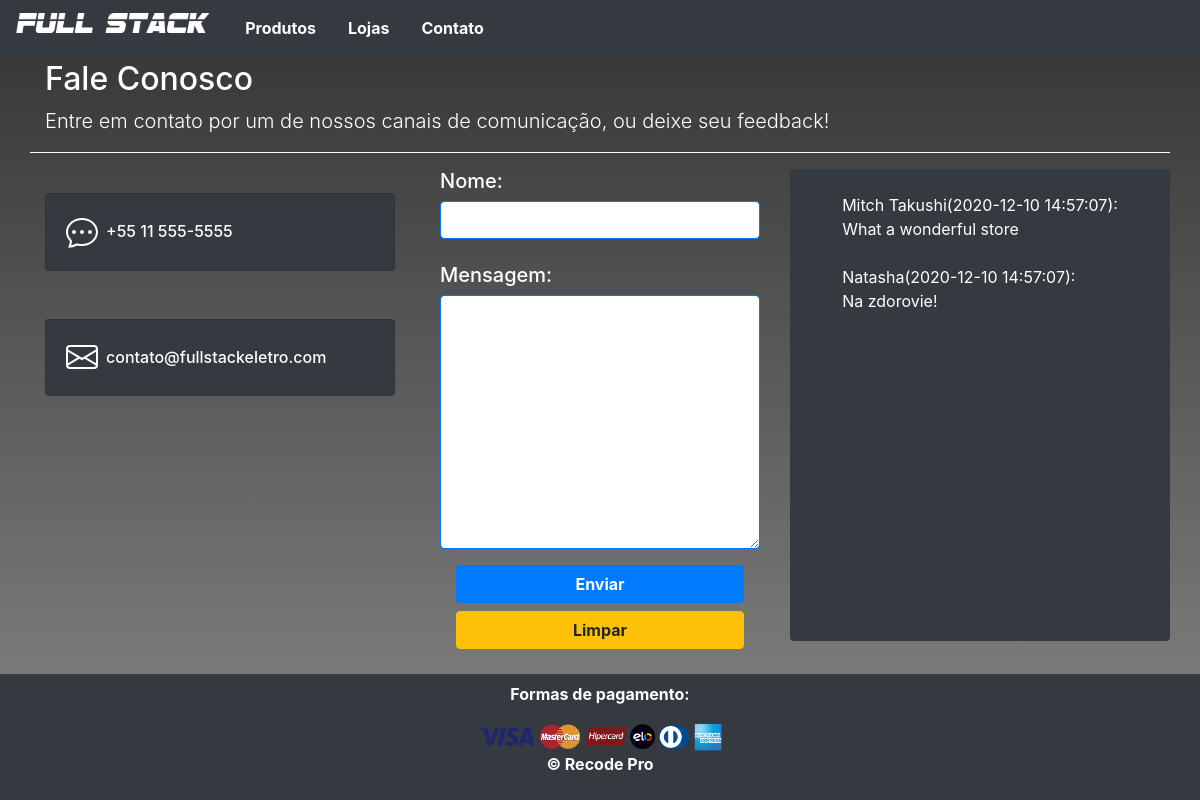
/contato.php, run on an earlier commit of the app's database.
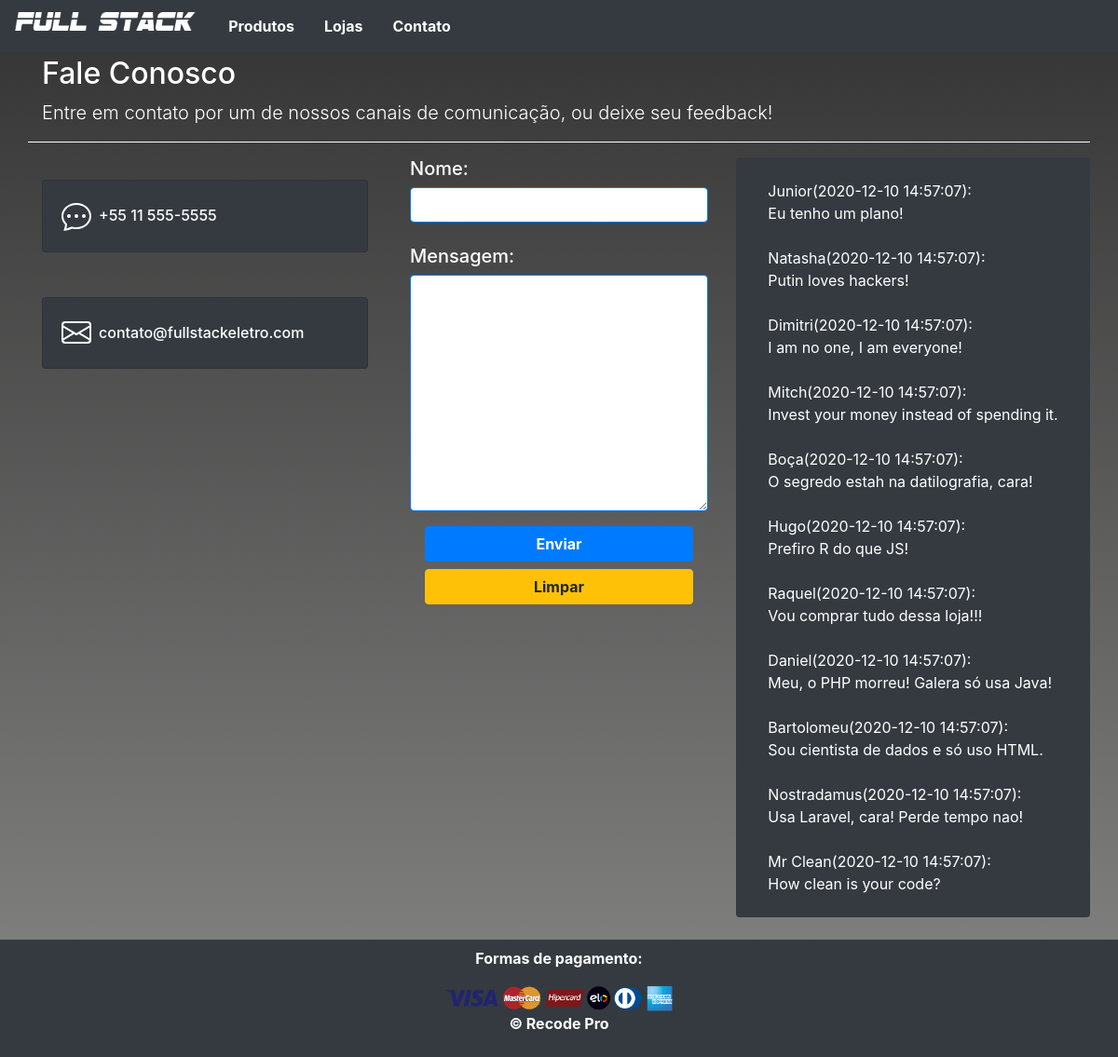
And on a later commit of the database.
### tables this page shows
CREATE TABLE comentarios (
  id INT AUTO_INCREMENT NOT NULL,
  data datetime NOT NULL DEFAULT NOW(),
  nome VARCHAR(200) NOT NULL,
  msg VARCHAR(500) NOT NULL,
  PRIMARY KEY (id)
);

### contato.php (the view, shortened to what this page needs)
<?php
$servername = "localhost";
$username = "mitch";
$password = "pass1234";
$database = "fseletro1";
$conn = mysqli_connect($servername, $username, $password, $database);
?>
<!DOCTYPE html>
<html lang="en">
<head>
  <link rel="stylesheet" href="./css/reset.css">
</head>
<body class="d-flex flex-column" style="min-height: 100vh">
  <header class="container text-white  border-bottom border-white mb-3" style="padding-top: 60px;">
    <h2>Fale Conosco</h2>
    <p class="lead">Entre em contato por um de nossos canais de comunicação, ou deixe seu feedback! </p>
  </header>
  <main class="container flex-fill">
    <section class="row">
      <div class="col-lg-4 d-flex flex-column align-items-center">
        <div class="card bg-dark text-white m-4 w-100">
          <div class="card-body d-flex align-items-center ">
            <h6 class="card-title m-2">+55 11 555-5555</h6>
          </div>
        </div>
        <div class="card m-4 bg-dark text-white w-100">
          <div class="card-body d-flex align-items-center ">
            <h6 class="card-title m-2">contato@fullstackeletro.com</h6>
          </div>
        </div>
      </div>
      <div class="col-lg-4 d-flex justify-content-center">
        <form class="container" method="post">
          <div>
            <h5 class="text-white">Nome:</h5>
            <input type="text" name="nome" class="form-control border border-primary" />
            <br />
            <h5 class="text-white">Mensagem:</h5>
            <textarea name="msg" cols="30" rows="10" class="form-control border border-primary"></textarea>
          </div>
          <div class="m-3">
            <input type="submit" value="Enviar" class="font-weight-bold btn btn-primary btn-block" />
            <input type="reset" value="Limpar" class="font-weight-bold btn btn-warning btn-block" />
          </div>
        </form>
      </div>
      <div class="col-lg-4 d-flex justify-content-center bg-dark text-white mb-4 pb-4 rounded">
        <?php
        $sql = "SELECT * FROM comentarios";
        $result = $conn->query($sql);
        if ($result->num_rows > 0) {
          while ($rows = $result->fetch_assoc()) {
            echo "<br>" . $rows['nome'];
            echo "(" . $rows['data'] . "):<br>";
            echo $rows['msg'] . "<br>";
          }
        } else {
          echo "Nenhum comentário ainda!";
        }
        ?>
      </div>
    </section>
  </main>
</body>
</html>

### contato.php (style rules this page uses)
body { background-image: linear-gradient(rgba(0, 0, 0, 0.8), rgba(56, 55, 54, 0.6)), url('https://bestaliproducts.com/wp-content/uploads/2018/12/best-home-decor-aliexpress.jpg'); background-repeat: no-repeat; background-size: cover; background-position: center; }

What changed in the data, as far as the page shows it:
changed comentarios: nome "Mitch Takushi" → "Junior"; msg "What a wonderful store" → "Eu tenho um plano!"
changed comentarios "Natasha": msg "Na zdorovie!" → "Putin loves hackers!"
added comentarios: nome "Dimitri", data "2020-12-10 14:57:07", msg "I am no one, I am everyone!"
added comentarios: nome "Mitch", data "2020-12-10 14:57:07", msg "Invest your money instead of spending it."
added comentarios: nome "Boça", data "2020-12-10 14:57:07", msg "O segredo estah na datilografia, cara!"
added comentarios: nome "Hugo", data "2020-12-10 14:57:07", msg "Prefiro R do que JS!"
added comentarios: nome "Raquel", data "2020-12-10 14:57:07", msg "Vou comprar tudo dessa loja!!!"
added comentarios: nome "Daniel", data "2020-12-10 14:57:07", msg "Meu, o PHP morreu! Galera só usa Java!"
added comentarios: nome "Bartolomeu", data "2020-12-10 14:57:07", msg "Sou cientista de dados e só uso HTML."
added comentarios: nome "Nostradamus", data "2020-12-10 14:57:07", msg "Usa Laravel, cara! Perde tempo nao!"
added comentarios: nome "Mr Clean", data "2020-12-10 14:57:07", msg "How clean is your code?"
